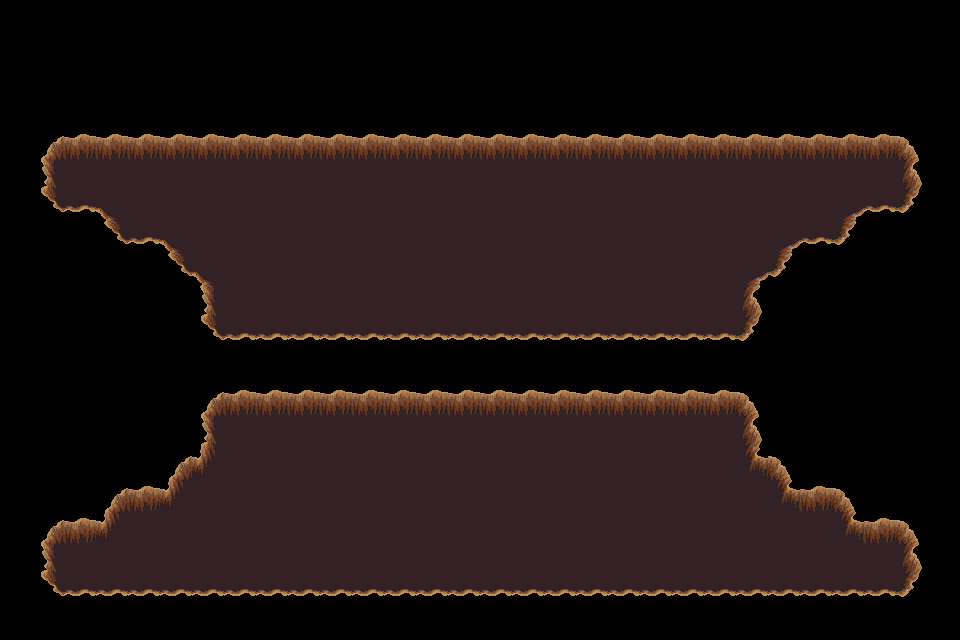

Rendered tile map (Tiled .tmx) drawn with the repository's tilesets; below, a short description and the full map source, tile grids included:
An orthogonal 30x20 tile map with 32x32 px tiles, 1 tile layer (trou).

<map version="1.5" tiledversion="1.7.2" orientation="orthogonal" renderorder="right-down" width="30" height="20" tilewidth="32" tileheight="32" infinite="0" nextlayerid="9" nextobjectid="1">
 <tileset firstgid="1" source="../../../dungeon_green.tsx" />
 <layer id="8" name="trou" width="30" height="20">
  <data encoding="csv">
0,0,0,0,0,0,0,0,0,0,0,0,0,0,0,0,0,0,0,0,0,0,0,0,0,0,0,0,0,0,
0,0,0,0,0,0,0,0,0,0,0,0,0,0,0,0,0,0,0,0,0,0,0,0,0,0,0,0,0,0,
0,0,0,0,0,0,0,0,0,0,0,0,0,0,0,0,0,0,0,0,0,0,0,0,0,0,0,0,0,0,
0,0,0,0,0,0,0,0,0,0,0,0,0,0,0,0,0,0,0,0,0,0,0,0,0,0,0,0,0,0,
0,432,433,433,433,433,433,433,433,433,433,433,433,433,433,433,433,433,433,433,433,433,433,433,433,433,433,433,434,0,
0,455,456,456,456,456,456,456,456,456,456,456,456,456,456,456,456,456,456,456,456,456,456,456,456,456,456,456,457,0,
0,478,479,388,456,456,456,456,456,456,456,456,456,456,456,456,456,456,456,456,456,456,456,456,456,456,387,479,480,0,
0,0,0,478,479,388,456,456,456,456,456,456,456,456,456,456,456,456,456,456,456,456,456,456,387,479,480,0,0,0,
0,0,0,0,0,478,388,456,456,456,456,456,456,456,456,456,456,456,456,456,456,456,456,387,480,0,0,0,0,0,
0,0,0,0,0,0,455,456,456,456,456,456,456,456,456,456,456,456,456,456,456,456,456,457,0,0,0,0,0,0,
0,0,0,0,0,0,478,479,479,479,479,479,479,479,479,479,479,479,479,479,479,479,479,480,0,0,0,0,0,0,
0,0,0,0,0,0,0,0,0,0,0,0,0,0,0,0,0,0,0,0,0,0,0,0,0,0,0,0,0,0,
0,0,0,0,0,0,432,433,433,433,433,433,433,433,433,433,433,433,433,433,433,433,433,434,0,0,0,0,0,0,
0,0,0,0,0,0,455,456,456,456,456,456,456,456,456,456,456,456,456,456,456,456,456,457,0,0,0,0,0,0,
0,0,0,0,0,432,411,456,456,456,456,456,456,456,456,456,456,456,456,456,456,456,456,410,434,0,0,0,0,0,
0,0,0,432,433,411,456,456,456,456,456,456,456,456,456,456,456,456,456,456,456,456,456,456,410,433,434,0,0,0,
0,432,433,411,456,456,456,456,456,456,456,456,456,456,456,456,456,456,456,456,456,456,456,456,456,456,410,433,434,0,
0,455,456,456,456,456,456,456,456,456,456,456,456,456,456,456,456,456,456,456,456,456,456,456,456,456,456,456,457,0,
0,478,479,479,479,479,479,479,479,479,479,479,479,479,479,479,479,479,479,479,479,479,479,479,479,479,479,479,480,0,
0,0,0,0,0,0,0,0,0,0,0,0,0,0,0,0,0,0,0,0,0,0,0,0,0,0,0,0,0,0
</data>
 </layer>
</map>
